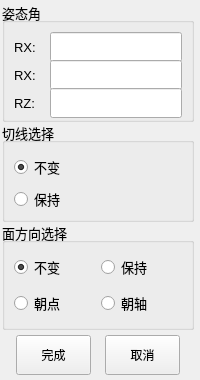
      <widget class="QWidget" name="page_5">
       <property name="sizePolicy">
        <sizepolicy hsizetype="Expanding" vsizetype="Expanding">
         <horstretch>0</horstretch>
         <verstretch>0</verstretch>
        </sizepolicy>
       </property>
       <layout class="QGridLayout" name="gridLayout_7">
        <property name="leftMargin">
         <number>2</number>
        </property>
        <property name="topMargin">
         <number>2</number>
        </property>
        <property name="rightMargin">
         <number>6</number>
        </property>
        <property name="bottomMargin">
         <number>0</number>
        </property>
        <property name="spacing">
         <number>0</number>
        </property>
        <item row="0" column="0">
         <widget class="QGroupBox" name="groupBox_5">
          <property name="sizePolicy">
           <sizepolicy hsizetype="Expanding" vsizetype="Expanding">
            <horstretch>0</horstretch>
            <verstretch>0</verstretch>
           </sizepolicy>
          </property>
          <property name="minimumSize">
           <size>
            <width>0</width>
            <height>120</height>
           </size>
          </property>
          <property name="maximumSize">
           <size>
            <width>16777215</width>
            <height>120</height>
           </size>
          </property>
          <property name="font">
           <font>
            <pointsize>10</pointsize>
           </font>
          </property>
          <property name="title">
           <string>姿态角</string>
          </property>
          <layout class="QGridLayout" name="gridLayout_6">
           <item row="0" column="0">
            <widget class="QLabel" name="label_8">
             <property name="minimumSize">
              <size>
               <width>30</width>
               <height>30</height>
              </size>
             </property>
             <property name="maximumSize">
              <size>
               <width>30</width>
               <height>30</height>
              </size>
             </property>
             <property name="font">
              <font>
               <pointsize>10</pointsize>
              </font>
             </property>
             <property name="text">
              <string>RX:</string>
             </property>
            </widget>
           </item>
           <item row="0" column="1">
            <widget class="QLineEdit" name="rxTxt_2">
             <property name="minimumSize">
              <size>
               <width>0</width>
               <height>30</height>
              </size>
             </property>
             <property name="maximumSize">
              <size>
               <width>16777215</width>
               <height>30</height>
              </size>
             </property>
             <property name="font">
              <font>
               <pointsize>10</pointsize>
              </font>
             </property>
            </widget>
           </item>
           <item row="1" column="0">
            <widget class="QLabel" name="label_9">
             <property name="minimumSize">
              <size>
               <width>30</width>
               <height>30</height>
              </size>
             </property>
             <property name="maximumSize">
              <size>
               <width>30</width>
               <height>30</height>
              </size>
             </property>
             <property name="font">
              <font>
               <pointsize>10</pointsize>
              </font>
             </property>
             <property name="text">
              <string>RX:</string>
             </property>
            </widget>
           </item>
           <item row="1" column="1">
            <widget class="QLineEdit" name="ryTxt_2">
             <property name="minimumSize">
              <size>
               <width>0</width>
               <height>30</height>
              </size>
             </property>
             <property name="maximumSize">
              <size>
               <width>16777215</width>
               <height>30</height>
              </size>
             </property>
             <property name="font">
              <font>
               <pointsize>10</pointsize>
              </font>
             </property>
             <property name="text">
              <string/>
             </property>
            </widget>
           </item>
           <item row="2" column="0">
            <widget class="QLabel" name="label_10">
             <property name="minimumSize">
              <size>
               <width>30</width>
               <height>30</height>
              </size>
             </property>
             <property name="maximumSize">
              <size>
               <width>30</width>
               <height>30</height>
              </size>
             </property>
             <property name="font">
              <font>
               <pointsize>10</pointsize>
              </font>
             </property>
             <property name="text">
              <string>RZ:</string>
             </property>
            </widget>
           </item>
           <item row="2" column="1">
            <widget class="QLineEdit" name="rzTxt_2">
             <property name="minimumSize">
              <size>
               <width>0</width>
               <height>30</height>
              </size>
             </property>
             <property name="maximumSize">
              <size>
               <width>16777215</width>
               <height>30</height>
              </size>
             </property>
             <property name="font">
              <font>
               <pointsize>10</pointsize>
              </font>
             </property>
             <property name="text">
              <string/>
             </property>
            </widget>
           </item>
          </layout>
         </widget>
        </item>
        <item row="1" column="0">
         <widget class="QGroupBox" name="groupBox_6">
          <property name="sizePolicy">
           <sizepolicy hsizetype="Expanding" vsizetype="Expanding">
            <horstretch>0</horstretch>
            <verstretch>0</verstretch>
           </sizepolicy>
          </property>
          <property name="minimumSize">
           <size>
            <width>0</width>
            <height>100</height>
           </size>
          </property>
          <property name="maximumSize">
           <size>
            <width>16777215</width>
            <height>100</height>
           </size>
          </property>
          <property name="font">
           <font>
            <pointsize>10</pointsize>
           </font>
          </property>
          <property name="title">
           <string>切线选择</string>
          </property>
          <layout class="QVBoxLayout" name="verticalLayout_5">
           <item>
            <widget class="QRadioButton" name="tangentTypeRBtn1">
             <property name="minimumSize">
              <size>
               <width>0</width>
               <height>30</height>
              </size>
             </property>
             <property name="maximumSize">
              <size>
               <width>16777215</width>
               <height>30</height>
              </size>
             </property>
             <property name="font">
              <font>
               <pointsize>10</pointsize>
              </font>
             </property>
             <property name="text">
              <string>不变</string>
             </property>
             <property name="checked">
              <bool>true</bool>
             </property>
            </widget>
           </item>
           <item>
            <widget class="QRadioButton" name="tengentTypeRBtn2">
             <property name="minimumSize">
              <size>
               <width>0</width>
               <height>30</height>
              </size>
             </property>
             <property name="maximumSize">
              <size>
               <width>16777215</width>
               <height>30</height>
              </size>
             </property>
             <property name="font">
              <font>
               <pointsize>10</pointsize>
              </font>
             </property>
             <property name="text">
              <string>保持</string>
             </property>
            </widget>
           </item>
          </layout>
         </widget>
        </item>
        <item row="2" column="0">
         <widget class="QGroupBox" name="groupBox_7">
          <property name="sizePolicy">
           <sizepolicy hsizetype="Expanding" vsizetype="Expanding">
            <horstretch>0</horstretch>
            <verstretch>0</verstretch>
           </sizepolicy>
          </property>
          <property name="font">
           <font>
            <pointsize>10</pointsize>
           </font>
          </property>
          <property name="title">
           <string>面方向选择</string>
          </property>
          <layout class="QGridLayout" name="gridLayout_8">
           <item row="0" column="0">
            <widget class="QRadioButton" name="directionTypeRBtn1">
             <property name="minimumSize">
              <size>
               <width>0</width>
               <height>30</height>
              </size>
             </property>
             <property name="maximumSize">
              <size>
               <width>16777215</width>
               <height>30</height>
              </size>
             </property>
             <property name="font">
              <font>
               <pointsize>10</pointsize>
              </font>
             </property>
             <property name="text">
              <string>不变</string>
             </property>
             <property name="checked">
              <bool>true</bool>
             </property>
            </widget>
           </item>
           <item row="0" column="1">
            <widget class="QRadioButton" name="directionTypeRBtn2">
             <property name="minimumSize">
              <size>
               <width>0</width>
               <height>30</height>
              </size>
             </property>
             <property name="maximumSize">
              <size>
               <width>16777215</width>
               <height>30</height>
              </size>
             </property>
             <property name="text">
              <string>保持</string>
             </property>
            </widget>
           </item>
           <item row="1" column="0">
            <widget class="QRadioButton" name="directionTypeRBtn3">
             <property name="minimumSize">
              <size>
               <width>0</width>
               <height>30</height>
              </size>
             </property>
             <property name="maximumSize">
              <size>
               <width>16777215</width>
               <height>30</height>
              </size>
             </property>
             <property name="font">
              <font>
               <pointsize>10</pointsize>
              </font>
             </property>
             <property name="text">
              <string>朝点</string>
             </property>
            </widget>
           </item>
           <item row="1" column="1">
            <widget class="QRadioButton" name="directionTypeRBtn4">
             <property name="minimumSize">
              <size>
               <width>0</width>
               <height>30</height>
              </size>
             </property>
             <property name="maximumSize">
              <size>
               <width>16777215</width>
               <height>30</height>
              </size>
             </property>
             <property name="font">
              <font>
               <pointsize>10</pointsize>
              </font>
             </property>
             <property name="text">
              <string>朝轴</string>
             </property>
            </widget>
           </item>
          </layout>
         </widget>
        </item>
        <item row="3" column="0">
         <widget class="QWidget" name="widget_6" native="true">
          <property name="sizePolicy">
           <sizepolicy hsizetype="Preferred" vsizetype="Expanding">
            <horstretch>0</horstretch>
            <verstretch>0</verstretch>
           </sizepolicy>
          </property>
          <property name="minimumSize">
           <size>
            <width>0</width>
            <height>50</height>
           </size>
          </property>
          <property name="maximumSize">
           <size>
            <width>16777215</width>
            <height>50</height>
           </size>
          </property>
          <layout class="QHBoxLayout" name="horizontalLayout_7">
           <property name="spacing">
            <number>0</number>
           </property>
           <property name="margin">
            <number>0</number>
           </property>
           <item>
            <widget class="QPushButton" name="pushButton_16">
             <property name="minimumSize">
              <size>
               <width>75</width>
               <height>40</height>
              </size>
             </property>
             <property name="maximumSize">
              <size>
               <width>75</width>
               <height>40</height>
              </size>
             </property>
             <property name="text">
              <string>完成</string>
             </property>
            </widget>
           </item>
           <item>
            <widget class="QPushButton" name="pushButton_17">
             <property name="minimumSize">
              <size>
               <width>75</width>
               <height>40</height>
              </size>
             </property>
             <property name="maximumSize">
              <size>
               <width>75</width>
               <height>40</height>
              </size>
             </property>
             <property name="text">
              <string>取消</string>
             </property>
            </widget>
           </item>
          </layout>
         </widget>
        </item>
       </layout>
      </widget>
